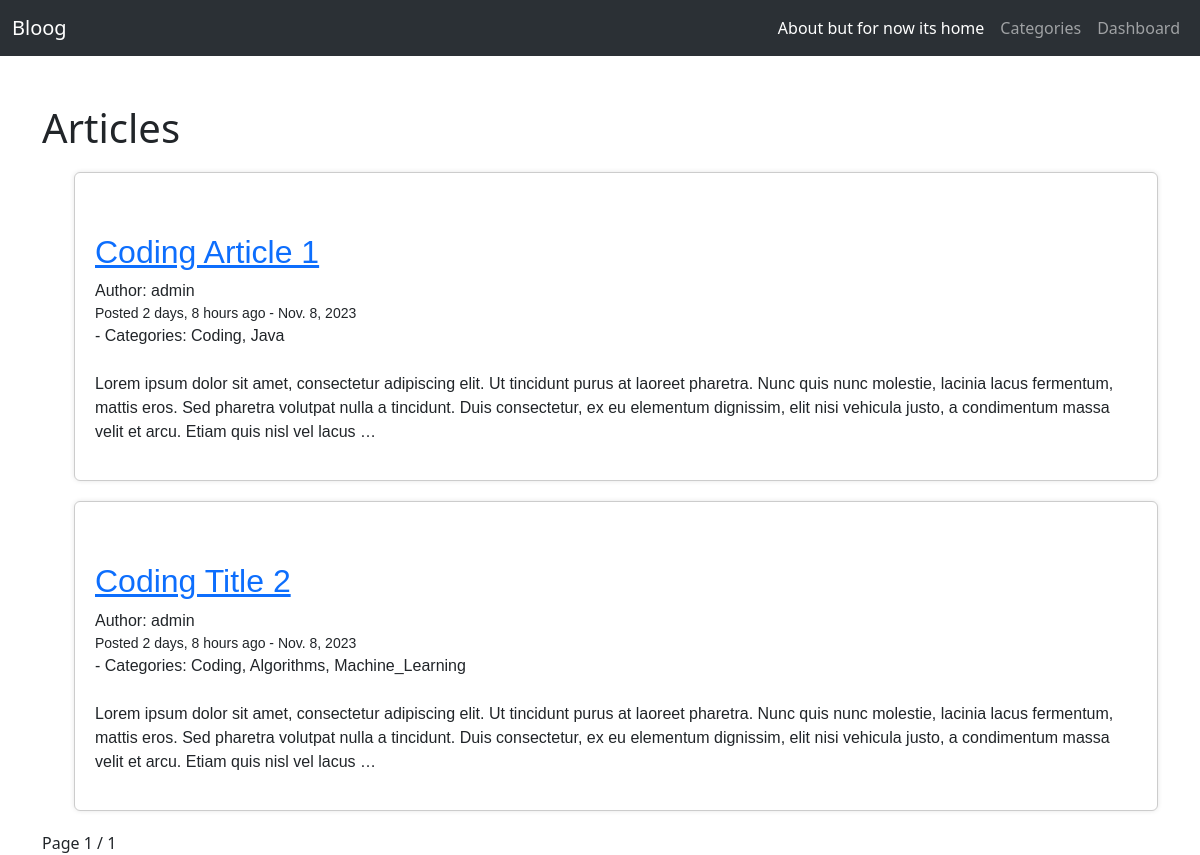
/categories/Coding/, run on an earlier commit of the app's database.
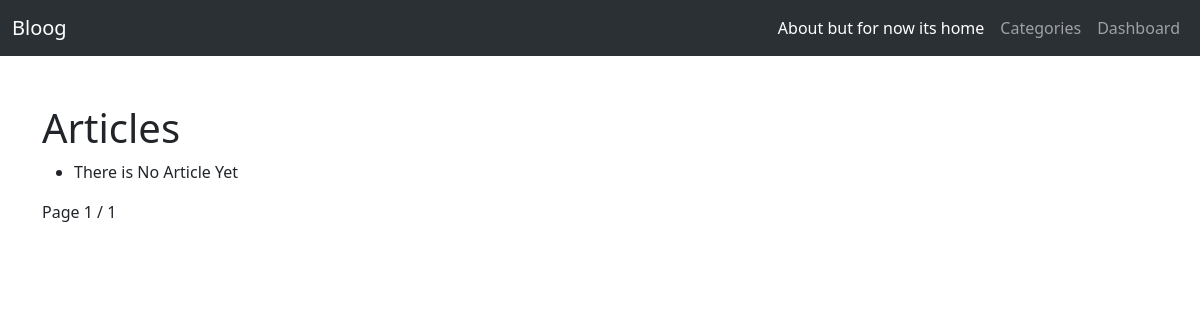
And on a later commit of the database.
### blog/models.py (models this page shows, shortened)
class Article(models.Model):
    title = models.CharField(max_length=50)
    author = models.ForeignKey(User, on_delete=models.CASCADE)
    category = models.ManyToManyField(Category)
    created_date = models.DateField()
    content = models.TextField()
    image = models.ImageField(null=True, blank=True, upload_to='images/')
    is_active = models.BooleanField(default=True)

class Category(models.Model):
    name = models.CharField(max_length=50)

### blog/views.py (the view)
# urls.py: path('categories/<str:categories>/', CategoryFilterView, name='categories'),
def CategoryFilterView(request, categories):
    category_query = Article.objects.filter(category__name=categories, is_active=True)
    paginator = Paginator(category_query, 3)
    page_number = request.GET.get('page')
    page = paginator.get_page(page_number)
    context = {'categories': categories.title(), 'category_query': category_query, 'page': page}
    return render(request, 'category_filter.html', context)

### templates/category_filter.html (shortened to what this page needs)
{% extends 'template.html' %}
{% block content %}
    <h1>Articles</h1>
    <ul>
        {% for article in page %}
            <div class="card"
            style="border: 1px solid #ccc;
            padding: 20px; margin: 20px 0;
            font-family: Arial, sans-serif;
            box-shadow: 0 0 5px rgba(0, 0, 0, 0.1);">
                <p>
                    <br>
                <h2><a href="{% url 'article_details' article.pk %}">{{ article.title|title }}</a><br></h2>
                Author: {{ article.author }}
                <small>Posted {{ article.created_date|timesince }} ago - {{ article.created_date }}</small>
                - Categories:
                {% for category in article.category.all %}
                    {{ category.name }}{% if not forloop.last %}, {% endif %}
                {% endfor %}
                <br>
            <br>
                <p>{{ article.content | truncatewords:50 }}</p>
            </div>
        {% empty %}
            <li>There is No Article Yet</li>
        {% endfor %}
    </ul>
    <div class="pagination">
    <span class="step-links">
        <span class="current-page">
            Page {{ page.number }} / {{ page.paginator.num_pages }}
        </span>
    </span>
    </div>
{% endblock %}

What changed in the data, as far as the page shows it:
no longer on this page (row edited): Article: title "Coding Article 1", author "admin", created_date "2 days, 8 hours", created_date "Nov. 8, 2023", content "Lorem ipsum dolor sit amet, consectetur adipiscing elit. Ut tincidunt purus at laoreet pharetra. Nunc quis nunc molestie, lacinia lacus fermentum, mattis eros. Sed pharetra volutpat nulla a tincidunt. Duis consectetur, ex eu elementum dignissim, elit nisi vehicula justo, a condimentum massa velit et arcu. Etiam quis nisl vel lacus …"
no longer on this page (row unchanged): Category: name "Coding"
no longer on this page (row unchanged): Category: name "Java", shown under "Coding Article 1"
no longer on this page (row edited): Article: title "Coding Title 2", author "admin", created_date "2 days, 8 hours", created_date "Nov. 8, 2023", content "Lorem ipsum dolor sit amet, consectetur adipiscing elit. Ut tincidunt purus at laoreet pharetra. Nunc quis nunc molestie, lacinia lacus fermentum, mattis eros. Sed pharetra volutpat nulla a tincidunt. Duis consectetur, ex eu elementum dignissim, elit nisi vehicula justo, a condimentum massa velit et arcu. Etiam quis nisl vel lacus …"
no longer on this page (row unchanged): Category: name "Algorithms", shown under "Coding Title 2"
no longer on this page (row unchanged): Category: name "Machine_Learning", shown under "Coding Title 2"
Also different on the page:
text now shown: "There is No Article Yet"
